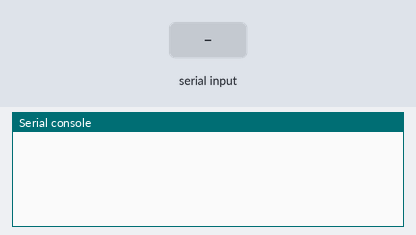
This program was run on a simulated Raspberry Pi Pico running MicroPython. On the bench: the last lines printed to the serial console. The inputs (shaded band) are chosen by the test bench.

Above: at 1.2 s.
1.3 s: "A" received over the second serial link
At 2.0 s:
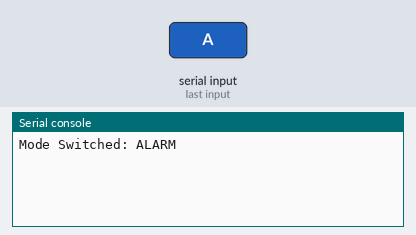
2.8 s: "C" received over the second serial link
At 3.2 s:
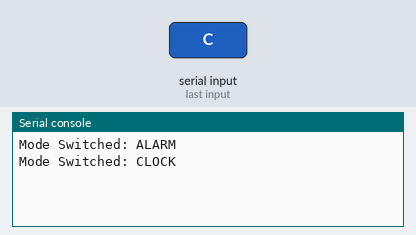

The program:

On_Off_Feature.py
```python
from machine import Pin, UART
import utime

# Initialize Bluetooth (UART1) at standard 9600 baud rate
bt = UART(0, baudrate=9600, tx=Pin(0), rx=Pin(1))

# 0 = Clock Mode, 1 = Alarm Mode
current_state = 0


while True:
    if bt.any():
        # Read the message from tablet
        # .decode() turns the 'bytes' into a readable string
        data = bt.read().decode('utf-8').strip()

        if data == 'A':
            current_state = 1
            print("Mode Switched: ALARM")
        elif data == 'C':
            current_state = 0
            print("Mode Switched: CLOCK")

    # This is where OLED code goes
    if current_state == 0:
        # Show Clock
        pass
    else:
        # Show Alarm Setup
        pass

    utime.sleep(0.1)
```

Measured:
- after the input at 1.3 s, the serial console: prints a new line at once (image 1)
- after the input at 2.8 s, the serial console: prints a new line at once (image 2)
